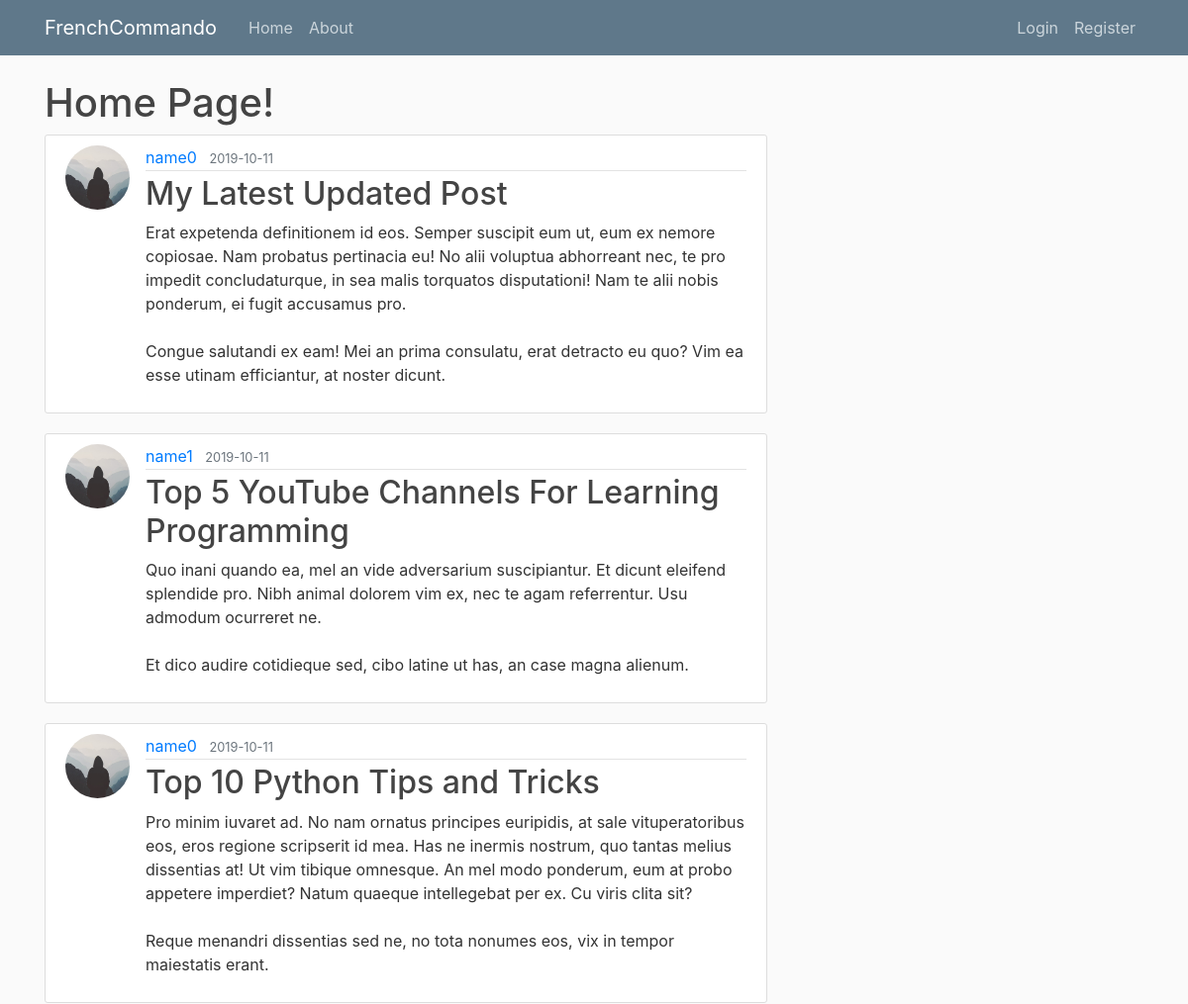
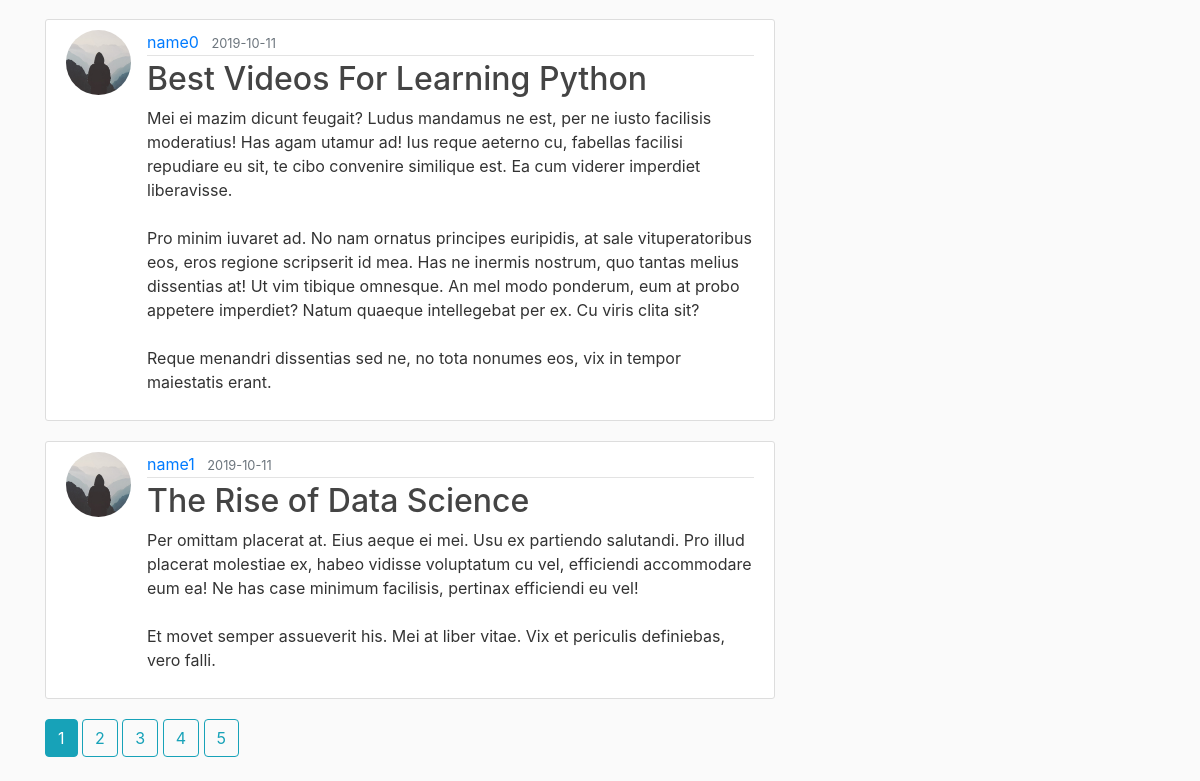
The page /home on the database its author committed (2 pictures, top to bottom).
### flaskblog/models.py (models this page shows, shortened)
class Post(db.Model):
    id = db.Column(db.Integer, primary_key=True)
    title = db.Column(db.String(100), nullable=False)
    date_posted = db.Column(db.DateTime, nullable=False, default=datetime.utcnow)
    content = db.Column(db.Text, nullable=False)
    user_id = db.Column(db.Integer, db.ForeignKey('user.id'), nullable=False)

class User(db.Model, UserMixin):
    id = db.Column(db.Integer, primary_key=True)
    username = db.Column(db.String(20), unique=True, nullable=False)
    email = db.Column(db.String(120), unique=True, nullable=False)
    image_file = db.Column(db.String(20), nullable=False, default='default.jpg')
    password = db.Column(db.String(60), nullable=False)
    posts = db.relationship('Post', backref='author', lazy=True)

### flaskblog/main/routes.py (the view)
@main.route("/")
@main.route("/home")
def home():
    page = request.args.get('page', 1, type=int)
    posts = Post.query.order_by(Post.date_posted.desc()).paginate(page=page, per_page=5)
    return render_template('home.html', posts=posts)

### flaskblog/templates/home.html
{% extends "layout.html" %}
{% block content %}
    <h1>Home Page!</h1>
    {% for post in posts.items %}
      <article class="media content-section">
        <img class="rounded-circle article-img" src="{{ url_for('static', filename='profile_pics/' + post.author.image_file) }}" alt="">
        <div class="media-body">
          <div class="article-metadata">
            <a class="mr-2" href="{{ url_for('users.user_posts', username=post.author.username) }}">{{ post.author.username }}</a>
            <small class="text-muted">{{ post.date_posted.strftime('%Y-%m-%d') }}</small>
          </div>
          <h2><a class="article-title" href="{{ url_for('posts.post', post_id=post.id) }}">{{ post.title }}</a></h2>
          <p class="article-content">{{ post.content }}</p>
        </div>
      </article>
    {% endfor%}
    {% for page_num in posts.iter_pages(left_edge=1, right_edge=1, left_current=3, right_current=4) %}
      {% if page_num %}
        {% if posts.page == page_num %}
          <a class="btn btn-info mb-4" href="{{ url_for('main.home', page=page_num) }}">{{ page_num }}</a>
        {% else %}
          <a class="btn btn-outline-info mb-4" href="{{ url_for('main.home', page=page_num) }}">{{ page_num }}</a>
        {% endif %}
      {% else %}
        ...
      {% endif %}
    {% endfor %}
{% endblock content %}

### flaskblog/static/main.css (style rules this page uses)
body { background: #fafafa; color: #333333; margin-top: 5rem; }
h1, h2, h3, h4, h5, h6 { color: #444444; }
.content-section { background: #ffffff; padding: 10px 20px; border: 1px solid #dddddd; border-radius: 3px; margin-bottom: 20px; }
.article-title { color: #444444; }
.article-content { white-space: pre-line; }
.article-img { height: 65px; width: 65px; margin-right: 16px; }
.article-metadata { padding-bottom: 1px; margin-bottom: 4px; border-bottom: 1px solid #e3e3e3 }

### rows shown on the page
Post: image_file (placeholder picture), author.username "name0", date_posted "2019-10-11", title "My Latest Updated Post", content "Erat expetenda definitionem id eos. Semper suscipit eum ut, eum ex nemore copiosae. Nam probatus pertinacia eu! No alii voluptua abhorreant nec, te pro impedit concludaturque, in sea malis torquatos disputationi! Nam te alii nobis ponderum, ei fugit accusamus pro. Congue salutandi ex eam! Mei an prima consulatu, erat detracto eu quo? Vim ea esse utinam efficiantur, at noster dicunt."
Post: image_file (placeholder picture), author.username "name1", date_posted "2019-10-11", title "Top 5 YouTube Channels For Learning Programming", content "Quo inani quando ea, mel an vide adversarium suscipiantur. Et dicunt eleifend splendide pro. Nibh animal dolorem vim ex, nec te agam referrentur. Usu admodum ocurreret ne. Et dico audire cotidieque sed, cibo latine ut has, an case magna alienum."
Post: image_file (placeholder picture), author.username "name0", date_posted "2019-10-11", title "Top 10 Python Tips and Tricks", content "Pro minim iuvaret ad. No nam ornatus principes euripidis, at sale vituperatoribus eos, eros regione scripserit id mea. Has ne inermis nostrum, quo tantas melius dissentias at! Ut vim tibique omnesque. An mel modo ponderum, eum at probo appetere imperdiet? Natum quaeque intellegebat per ex. Cu viris clita sit? Reque menandri dissentias sed ne, no tota nonumes eos, vix in tempor maiestatis erant."
Post: image_file (placeholder picture), author.username "name0", date_posted "2019-10-11", title "Best Videos For Learning Python", content "Mei ei mazim dicunt feugait? Ludus mandamus ne est, per ne iusto facilisis moderatius! Has agam utamur ad! Ius reque aeterno cu, fabellas facilisi repudiare eu sit, te cibo convenire similique est. Ea cum viderer imperdiet liberavisse. Pro minim iuvaret ad. No nam ornatus principes euripidis, at sale vituperatoribus eos, eros regione scripserit id mea. Has ne inermis nostrum, quo tantas melius dissentias at! Ut vim tibique omnesque. An mel modo ponderum, eum at probo appetere imperdiet? Natum quaeque intellegebat per ex. Cu viris clita sit? Reque menandri dissentias sed ne, no tota nonumes eos, vix in tempor maiestatis erant."
Post: image_file (placeholder picture), author.username "name1", date_posted "2019-10-11", title "The Rise of Data Science", content "Per omittam placerat at. Eius aeque ei mei. Usu ex partiendo salutandi. Pro illud placerat molestiae ex, habeo vidisse voluptatum cu vel, efficiendi accommodare eum ea! Ne has case minimum facilisis, pertinax efficiendi eu vel! Et movet semper assueverit his. Mei at liber vitae. Vix et periculis definiebas, vero falli."

### other values the page prints
{{ page_num }} "1"
{{ page_num }} "2" "3" "4" "5"
